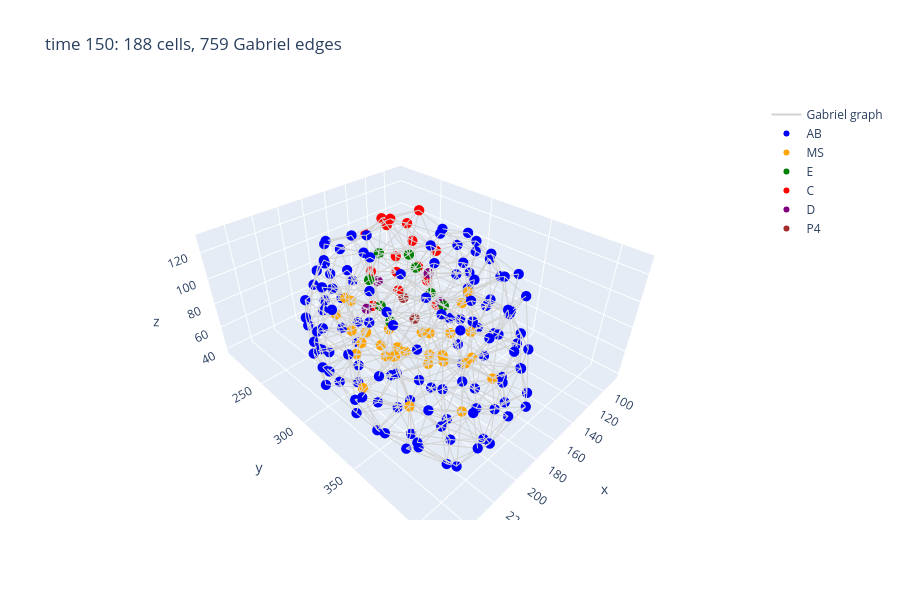

Notebook code for this chart:
### Markdown cell above
## 6. The embryo in space: neighbourhood graphs

With the positions of the cells, `lineagetree` builds spatial graphs among
the cells of each time point:

- `gabriel_graph`: two cells are neighbours if no other cell lies in the
  sphere whose diameter joins them, a good proxy for cell contacts;
- `k_nearest_neighbours`: the k closest cells, with their distances;
- `neighbours_in_radius` and `spatial_density`: the cells within a radius.

Here the embryo at the 188-cell stage, coloured by founder lineage, with
its Gabriel graph. The figure can be rotated.

### Code cell
gabriel = worm.gabriel_graph()  # all the time points

T = 150
nodes = sorted(worm.time_nodes[T])
xyz = np.array([worm.pos[n] for n in nodes])
traces = []
# edges of the Gabriel graph, as one line trace with breaks
edges = {tuple(sorted((a, b))) for a in nodes for b in gabriel.get(a, ())}
lines = [np.vstack([worm.pos[a], worm.pos[b], [np.nan] * 3]) for a, b in edges]
lines = np.vstack(lines)
traces.append(go.Scatter3d(x=lines[:, 0], y=lines[:, 1], z=lines[:, 2], mode="lines",
                           line=dict(color="lightgrey", width=2), name="Gabriel graph",
                           hoverinfo="skip"))
for f, colour in FOUNDERS.items():
    idx = [i for i, n in enumerate(nodes) if ct.founder_of(worm, n) == f]
    traces.append(go.Scatter3d(
        x=xyz[idx, 0], y=xyz[idx, 1], z=xyz[idx, 2], mode="markers", name=f,
        marker=dict(size=6, color=colour.replace("tab:", "")),
        text=[worm.labels[nodes[i]] for i in idx], hoverinfo="text",
    ))
fig = go.Figure(traces)
fig.update_layout(title=f"time {T}: {len(nodes)} cells, {len(edges)} Gabriel edges",
                  scene=dict(aspectmode="data"), height=600)
fig.show()

### Figure 1 — Plotly figure (JSON) as saved in the notebook; plotly's stock layout.template omitted (floating-point values rounded to 4 significant figures; data arrays with more than 128 entries replaced by an {"elided": "..."} marker saying what was removed)
{"data": [{"hoverinfo": "skip", "line": {"color": "lightgrey", "width": 2}, "mode": "lines", "name": "Gabriel graph", "type": "scatter3d", "x": {"elided": "2277 float values"}, "y": {"elided": "2277 float values"}, "z": {"elided": "2277 float values"}}, {"hoverinfo": "text", "marker": {"color": "blue", "size": 6}, "mode": "markers", "name": "AB", "text": ["ABalpppap", "ABprpappa", "ABprpappp", "ABprpapaa", "ABprpapap", "ABprpaapa", "ABprpaaap", "ABprpaapp", "ABprpaaaa", "ABprpppaa", "ABprpppap", "ABprppppa", "ABprppppp", "ABprppaaa", "ABprppaap", "ABprppapp", "ABprppapa", "ABpraappp", "ABpraappa", "ABpraaaaa", "ABpraaaap", "ABpraapaa", "ABpraapap", "ABprappaa", "ABprappap", "ABprapppa", "ABprapppp", "ABprapapp", "ABprapapa", "ABprapaap", "ABprapaaa", "ABalpappp", "ABalpappa", "ABalpapap", "ABalpaaap", "ABalpapaa", "ABalpaaaa", "ABalpaapp", "ABalpaapa", "ABalapppp", "ABalapppa", "ABalappaa", "ABalapaaa", "ABalapaap", "ABalapapa", "ABalapapp", "ABalaappa", "ABalaapaa", "ABalaapap", "ABalaappp", "ABalaaaal", "ABaraaaaa", "ABalaaapa", "ABalaaapp", "ABaraaapa", "ABaraaapp", "ABaraaaap", "ABarapapp", "ABarapapa", "ABarapaaa", "ABarapaap", "ABarapppp", "ABarapppa", "ABarappaa", "ABarappap", "ABarppaaa", "ABarppaap", "ABarppapa", "ABarppppp", "ABarppppa", "ABarpppaa", "ABarpppap", "ABpraaapa", "ABarpapaa", "ABarpapap", "ABarpappa", "ABarpappp", "ABarpaapa", "ABarpaapp", "ABpraaapp", "ABplapapp", "ABplapapa", "ABplapaaa", "ABplapaap", "ABplappap", "ABplappaa", "ABplapppp", "ABplapppa", "ABplaappp", "ABplaappa", "ABplaapaa", "ABplaaaap", "ABplaaaaa", "ABplaaapp", "ABplaaapa", "ABplppppa", "ABplppppp", "ABplpppap", "ABplpppaa", "ABplppapp", "ABplppapa", "ABplppaaa", "ABplppaap", "ABplpapap", "ABplpapaa", "ABplpappa", "ABplpappp", "ABplpaaap", "ABplpaapp", "ABplpaapa", "ABalppppp", "ABalpppaa", "ABalppaaa", "ABalppaap", "ABplpaaaa", "ABalppapp", "ABalppapa", "ABaraappa", "ABaraappp", "ABaraapap", "ABaraapaa", "ABarpaaap", "ABplaapap", "ABalappap", "ABarpaaaa", "ABalaaaar", "ABalppppa", "ABarppapp"], "type": "scatter3d", "x": [160.1, 203.1, 190.7, 224.7, 214.4, 238.9, 236.4, 227.9, 246.0, 188.3, 164.1, 187.8, 169.8, 220.3, 204.7, 177.4, 195.1, 209.8, 232.0, 249.7, 251.2, 238.7, 230.0, 195.0, 177.2, 167.7, 149.4, 155.3, 176.8, 195.8, 210.4, 190.7, 197.5, 184.3, 211.2, 196.4, 224.7, 190.5, 209.3, 222.4, 224.3, 217.6, 197.6, 188.3, 194.7, 176.7, 254.8, 246.6, 251.2, 245.9, 207.9, 231.5, 227.1, 240.9, 236.9, 238.7, 239.2, 197.5, 217.5, 221.5, 215.5, 227.6, 233.0, 237.0, 217.6, 167.2, 147.1, 130.4, 155.9, 175.4, 191.9, 182.1, 241.1, 233.5, 222.2, 217.0, 210.0, 195.8, 186.7, 242.0, 87.89, 108.5, 129.9, 121.7, 92.65, 102.5, 86.79, 90.3, 116.8, 126.6, 153.1, 184.5, 177.3, 146.9, 166.6, 120.9, 115.4, 92.6, 101.2, 108.9, 110.4, 127.7, 125.9, 146.5, 153.8, 151.4, 135.8, 134.0, 119.8, 137.3, 143.5, 175.1, 183.7, 167.0, 155.0, 167.1, 167.7, 218.5, 208.0, 201.2, 220.4, 205.6, 146.4, 229.2, 211.9, 228.1, 164.9, 108.8], "y": [392.1, 286.2, 270.6, 275.6, 268.5, 292.0, 285.0, 267.4, 310.2, 226.3, 218.1, 249.0, 245.0, 255.8, 248.7, 226.2, 240.7, 252.7, 277.1, 343.7, 317.8, 314.8, 294.3, 235.3, 219.6, 211.0, 215.2, 210.1, 223.5, 249.9, 269.5, 345.0, 365.2, 377.1, 380.1, 392.9, 389.5, 394.1, 405.9, 326.0, 365.7, 390.8, 401.5, 400.1, 388.5, 363.3, 357.2, 388.2, 369.1, 360.5, 413.7, 401.9, 406.1, 389.9, 369.8, 347.2, 381.8, 314.5, 323.2, 357.8, 339.9, 286.4, 305.5, 325.9, 303.8, 323.6, 301.3, 294.5, 245.6, 253.5, 292.4, 274.0, 329.2, 358.3, 341.0, 321.1, 292.5, 344.2, 314.2, 302.2, 274.9, 301.3, 338.4, 319.4, 297.1, 318.1, 274.4, 290.8, 338.3, 358.3, 381.5, 367.1, 386.3, 329.6, 354.6, 309.0, 293.9, 292.5, 317.7, 305.0, 327.5, 345.6, 329.7, 352.2, 372.9, 337.9, 320.2, 368.6, 351.8, 372.4, 366.0, 398.0, 409.4, 399.8, 385.9, 362.1, 386.1, 354.1, 331.8, 363.7, 380.7, 364.8, 361.3, 372.1, 383.0, 411.5, 373.9, 277.1], "z": [91.49, 40.0, 45.0, 61.22, 48.23, 85.0, 70.0, 84.73, 66.22, 50.27, 46.49, 45.0, 38.78, 68.23, 53.51, 65.27, 69.73, 95.27, 105.0, 80.27, 88.23, 120.0, 121.2, 92.71, 85.0, 67.99, 55.27, 85.27, 105.3, 119.7, 121.2, 50.0, 41.49, 50.0, 46.22, 45.27, 45.0, 66.49, 62.99, 108.8, 113.5, 103.8, 96.77, 111.2, 117.0, 105.0, 95.27, 80.27, 75.27, 105.9, 88.78, 60.54, 100.0, 100.0, 51.49, 50.0, 65.0, 45.27, 40.27, 41.49, 46.49, 50.0, 57.01, 47.01, 45.0, 123.5, 119.7, 120.0, 110.3, 120.0, 125.0, 117.3, 98.51, 130.0, 123.5, 125.0, 123.5, 121.5, 120.0, 100.0, 87.99, 115.3, 121.2, 120.3, 92.71, 98.23, 60.0, 70.0, 98.78, 113.2, 120.0, 125.0, 125.0, 118.0, 125.0, 49.73, 40.0, 52.71, 56.49, 70.0, 71.49, 59.73, 55.0, 54.46, 53.51, 41.49, 40.0, 67.29, 78.23, 79.73, 94.73, 90.0, 74.73, 67.01, 70.0, 44.73, 49.73, 65.0, 64.73, 68.51, 65.27, 125.7, 121.2, 100.0, 128.5, 80.0, 95.0, 110.0]}, {"hoverinfo": "text", "marker": {"color": "orange", "size": 6}, "mode": "markers", "name": "MS", "text": ["MSpppaa", "MSpppap", "MSppppa", "MSppppp", "MSppaaa", "MSppaap", "MSppapp", "MSppapa", "MSpapap", "MSpapaa", "MSpappp", "MSpappa", "MSappa", "MSappp", "MSapaaa", "MSapaap", "MSapapa", "MSapapp", "MSaaaaa", "MSaaaap", "MSpaaaa", "MSpaaap", "MSpaapa", "MSpaapp", "MSaaapa", "MSaaapp", "MSaappp", "MSaappa", "MSaapap", "MSaapaa"], "type": "scatter3d", "x": [209.2, 193.0, 208.1, 186.4, 235.4, 224.8, 206.0, 219.8, 179.5, 191.1, 162.6, 182.9, 154.1, 136.5, 179.1, 168.4, 159.3, 143.9, 219.1, 196.5, 232.1, 222.9, 214.4, 205.8, 193.2, 177.5, 146.8, 159.4, 170.5, 179.4], "y": [299.7, 284.7, 272.9, 261.2, 332.4, 314.1, 282.3, 304.8, 301.5, 322.1, 273.9, 292.5, 328.0, 322.1, 382.7, 358.7, 349.2, 332.9, 393.1, 375.6, 367.8, 347.2, 335.3, 315.1, 355.8, 330.2, 293.3, 313.5, 323.0, 344.7], "z": [71.49, 63.23, 80.0, 75.0, 71.49, 80.0, 96.77, 90.0, 51.49, 66.49, 43.51, 40.0, 64.86, 78.51, 75.0, 70.0, 80.27, 96.22, 85.27, 93.23, 80.0, 97.01, 84.73, 76.49, 85.0, 78.78, 42.56, 40.0, 44.05, 65.0]}, {"hoverinfo": "text", "marker": {"color": "green", "size": 6}, "mode": "markers", "name": "E", "text": ["Eara", "Earp", "Eala", "Ealp", "Eplp", "Epla", "Eprp", "Epra"], "type": "scatter3d", "x": [199.3, 183.4, 172.5, 155.5, 132.1, 146.6, 139.4, 174.0], "y": [317.6, 290.1, 337.2, 310.0, 265.0, 286.8, 238.9, 267.8], "z": [92.99, 83.23, 101.2, 90.0, 92.71, 96.49, 86.49, 90.0]}, {"hoverinfo": "text", "marker": {"color": "red", "size": 6}, "mode": "markers", "name": "C", "text": ["Cppaa", "Cppap", "Cpppp", "Cpppa", "Cpapa", "Cpapp", "Cpaaa", "Cpaap", "Capap", "Cappa", "Cappp", "Caaap", "Caapp", "Caapa", "Caaaa", "Capaa"], "type": "scatter3d", "x": [152.2, 122.0, 113.9, 132.6, 130.0, 101.2, 147.9, 131.9, 98.63, 94.14, 98.49, 104.0, 93.51, 106.3, 113.2, 113.4], "y": [243.0, 241.2, 230.8, 219.2, 212.0, 216.5, 263.1, 235.1, 252.2, 257.8, 241.3, 234.1, 229.4, 211.7, 257.0, 277.6], "z": [45.0, 45.0, 55.27, 58.78, 90.0, 60.0, 126.5, 112.4, 49.46, 78.51, 58.51, 98.51, 77.01, 90.0, 120.0, 43.78]}, {"hoverinfo": "text", "marker": {"color": "purple", "size": 6}, "mode": "markers", "name": "D", "text": ["Daa", "Dap", "Dpa", "Dpp"], "type": "scatter3d", "x": [131.5, 119.5, 171.9, 147.0], "y": [297.8, 273.8, 260.1, 244.8], "z": [64.73, 74.73, 60.27, 66.77]}, {"hoverinfo": "text", "marker": {"color": "brown", "size": 6}, "mode": "markers", "name": "P4", "text": ["Z3", "Z2"], "type": "scatter3d", "x": [158.6, 147.0], "y": [297.6, 274.0], "z": [63.78, 65.0]}], "layout": {"height": 600, "scene": {"aspectmode": "data"}, "title": {"text": "time 150: 188 cells, 759 Gabriel edges"}}}
